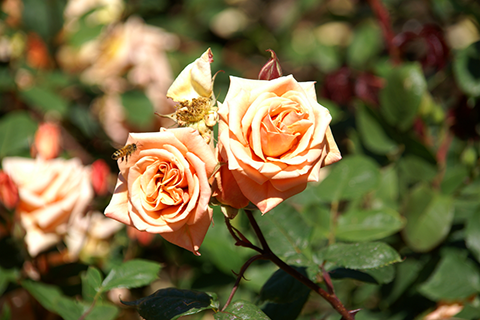
#> input picture ch05/rose.bmp, 480 x 320 px
$ python scaling.py
#> lines starting #> are read from the running program, lines starting #| are printed output that depends on the picture
import sys
import numpy as np
import cv2
import  matplotlib.pyplot as plt

src = cv2.imread('rose.bmp') # src.shape=(320, 480)
#> src is the input picture: shape (320, 480, 3); mean B, G, R 63.1, 103.6, 116.2

if src is None:
    print('Image load failed!')
    sys.exit()


# [16 lines of commented-out code are left out]

dst1 = cv2.resize(src, (0, 0), fx=4, fy=4, interpolation=cv2.INTER_NEAREST)
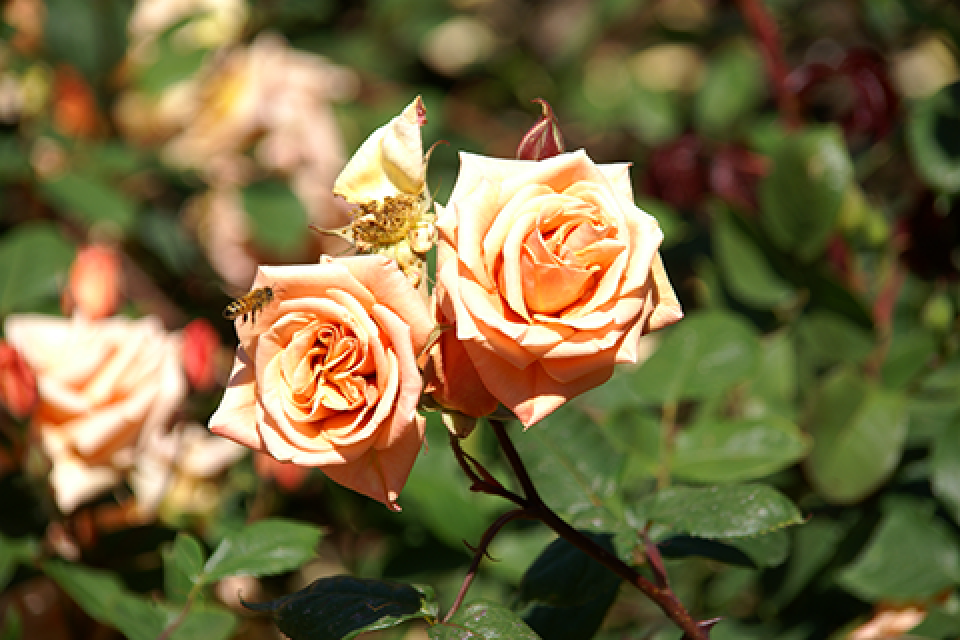
#> dst1: shape (1280, 1920, 3) (shown at 1/2 size); mean B, G, R 63.1, 103.6, 116.2
dst2 = cv2.resize(src, (1920, 1280))  # cv2.INTER_LINEAR
dst3 = cv2.resize(src, (1920, 1280), interpolation=cv2.INTER_CUBIC)
dst4 = cv2.resize(src, (1920, 1280), interpolation=cv2.INTER_LANCZOS4)

dst1_1 = cv2.cvtColor(dst1, cv2.COLOR_BGR2RGB)
dst2_1 = cv2.cvtColor(dst2, cv2.COLOR_BGR2RGB)
dst3_1 = cv2.cvtColor(dst3, cv2.COLOR_BGR2RGB)
dst4_1 = cv2.cvtColor(dst4, cv2.COLOR_BGR2RGB)

plt.subplot(221), plt.axis('off'), plt.imshow(dst1_1), plt.title('INTER_NEARES')
plt.subplot(222), plt.axis('off'), plt.imshow(dst2_1), plt.title('INTER_LINEAR')
plt.subplot(223), plt.axis('off'), plt.imshow(dst3_1), plt.title('INTER_CUBIC')
plt.subplot(224), plt.axis('off'), plt.imshow(dst4_1), plt.title('INTER_LANCZOS4')
plt.show()
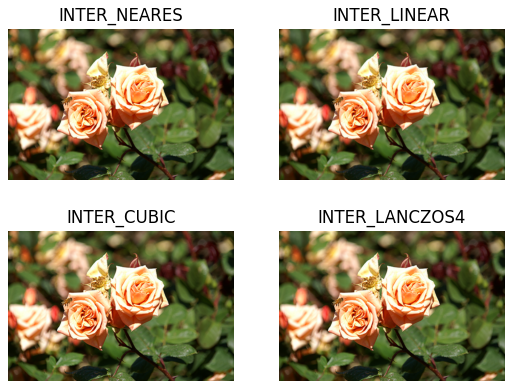
#> figure drawn by matplotlib, 4 panels

$ run again, with ch05/cat.bmp copied over ch05/rose.bmp
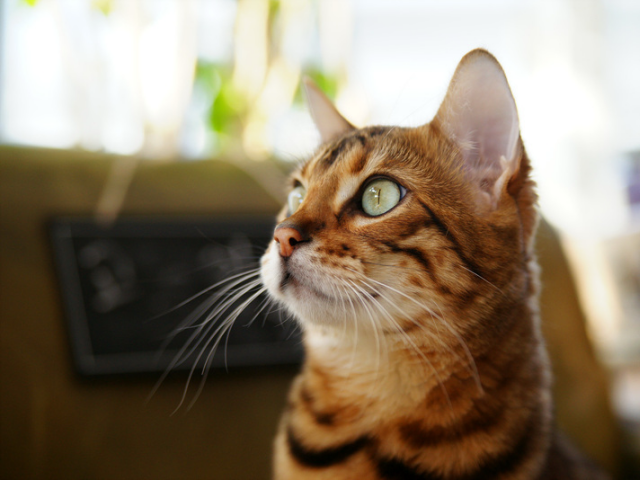
#> input picture ch05/cat.bmp, 640 x 480 px
#> src is the input picture: shape (480, 640, 3); mean B, G, R 104.5, 125.6, 140.8
#> `dst2 = cv2.resize(src, (1920, 1280))`:
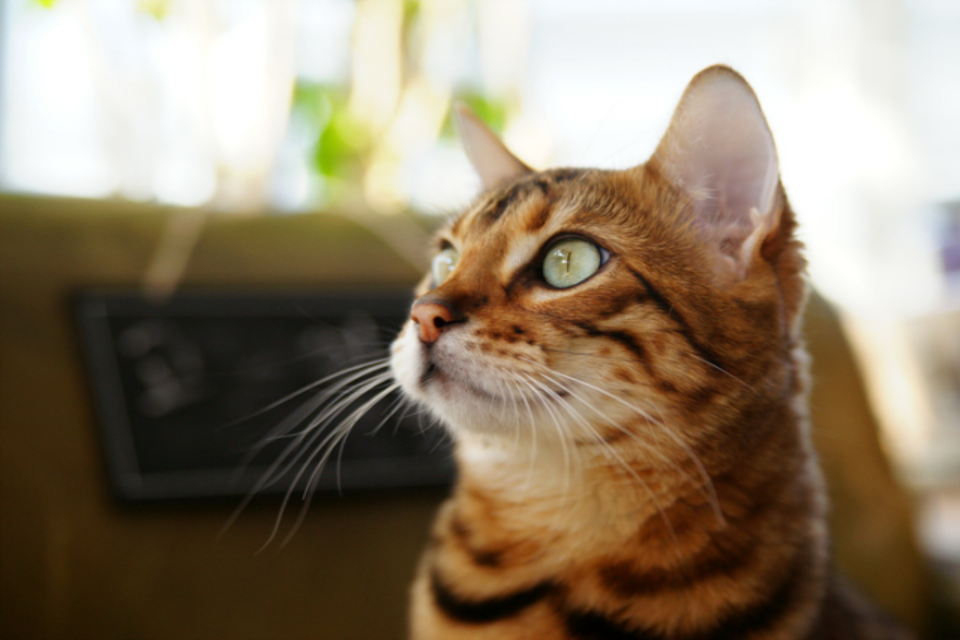
#> dst2: shape (1280, 1920, 3) (shown at 1/2 size); mean B, G, R 104.5, 125.6, 140.7
#> `plt.show()`:
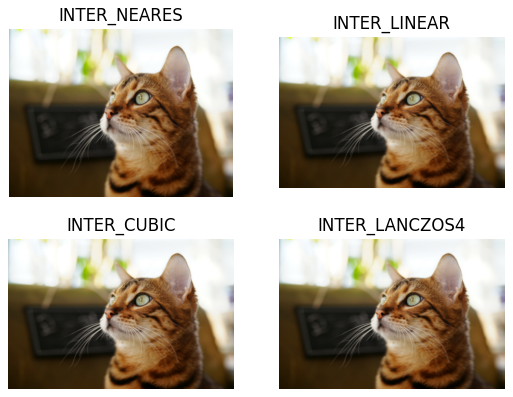
#> figure drawn by matplotlib, 4 panels

$ run again, with ch05/tekapo.bmp copied over ch05/rose.bmp
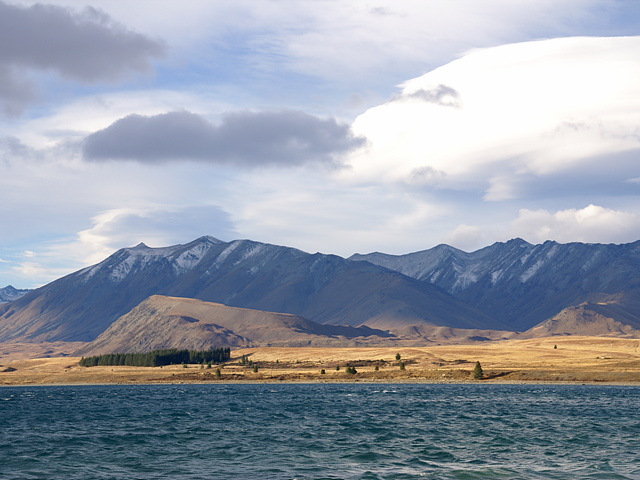
#> input picture ch05/tekapo.bmp, 640 x 480 px
#> src is the input picture: shape (480, 640, 3); mean B, G, R 169.8, 157.4, 149.7
#> `dst2 = cv2.resize(src, (1920, 1280))`:
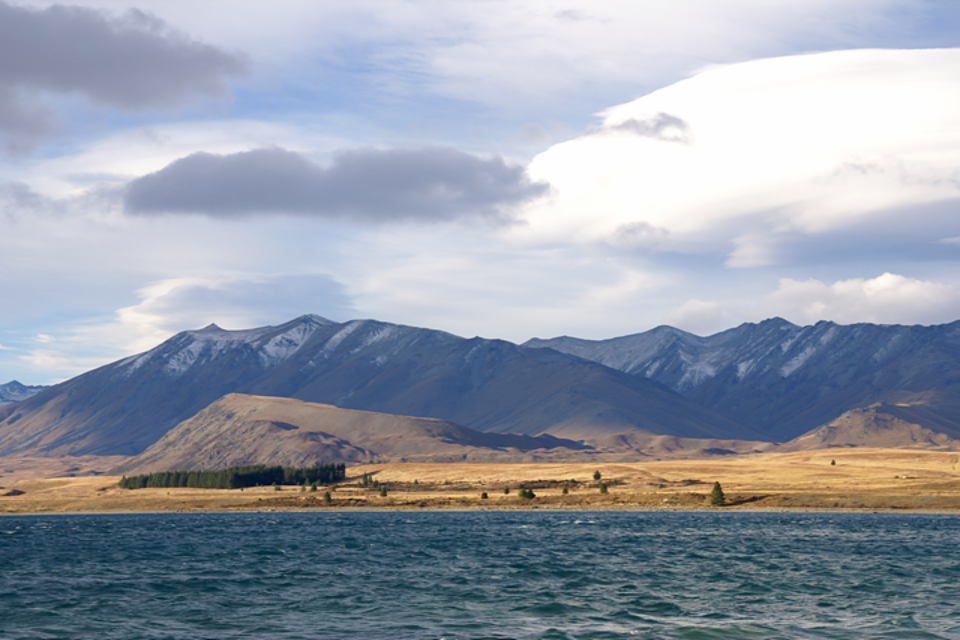
#> dst2: shape (1280, 1920, 3) (shown at 1/2 size); mean B, G, R 169.8, 157.3, 149.6
#> `plt.show()`:
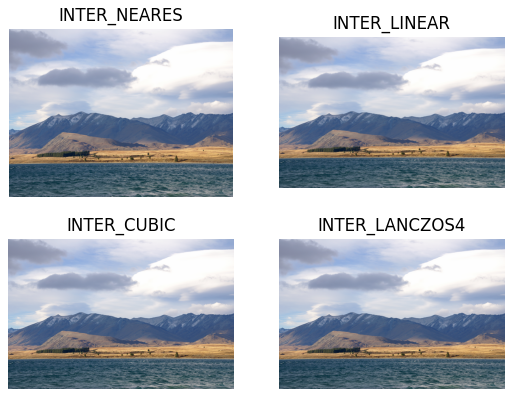
#> figure drawn by matplotlib, 4 panels
